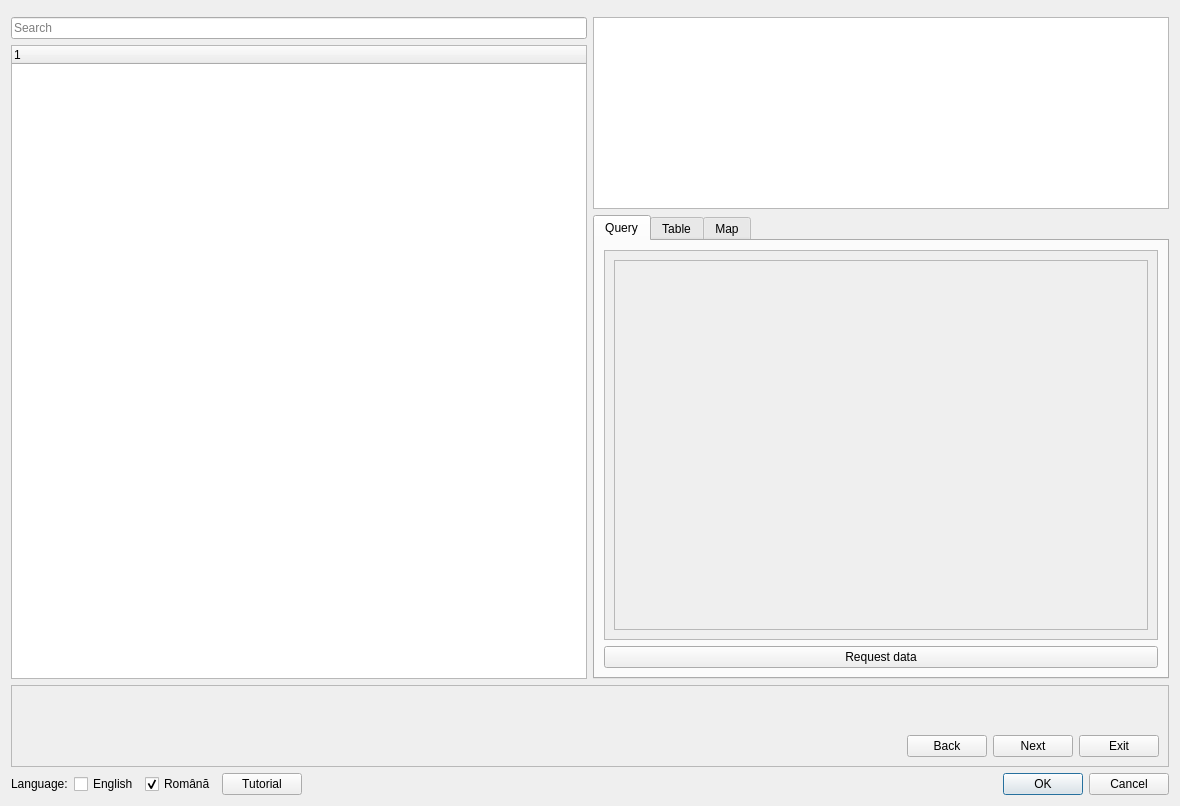
<?xml version="1.0" encoding="UTF-8"?>
<ui version="4.0">
 <class>QDialog</class>
 <widget class="QDialog" name="QDialog">
  <property name="geometry">
   <rect>
    <x>0</x>
    <y>0</y>
    <width>1180</width>
    <height>751</height>
   </rect>
  </property>
  <property name="sizePolicy">
   <sizepolicy hsizetype="Expanding" vsizetype="Preferred">
    <horstretch>0</horstretch>
    <verstretch>0</verstretch>
   </sizepolicy>
  </property>
  <property name="windowTitle">
   <string notr="true">QTempo</string>
  </property>
  <layout class="QVBoxLayout" name="verticalLayout_4">
   <item>
    <widget class="QgsMessageBar" name="messageBar"/>
   </item>
   <item>
    <layout class="QHBoxLayout" name="horizontalLayout">
     <item>
      <layout class="QVBoxLayout" name="verticalLayout">
       <item>
        <widget class="QLineEdit" name="lineEditSearch">
         <property name="placeholderText">
          <string>Search</string>
         </property>
        </widget>
       </item>
       <item>
        <widget class="QTreeWidget" name="treeWidgetTableOfContents">
         <property name="sizePolicy">
          <sizepolicy hsizetype="MinimumExpanding" vsizetype="MinimumExpanding">
           <horstretch>0</horstretch>
           <verstretch>0</verstretch>
          </sizepolicy>
         </property>
         <property name="minimumSize">
          <size>
           <width>450</width>
           <height>0</height>
          </size>
         </property>
         <property name="horizontalScrollBarPolicy">
          <enum>Qt::ScrollBarAsNeeded</enum>
         </property>
         <column>
          <property name="text">
           <string/>
          </property>
         </column>
        </widget>
       </item>
      </layout>
     </item>
     <item>
      <layout class="QVBoxLayout" name="verticalLayout_2">
       <item>
        <widget class="QListWidget" name="listWidgetMatrices">
         <property name="sizePolicy">
          <sizepolicy hsizetype="MinimumExpanding" vsizetype="MinimumExpanding">
           <horstretch>0</horstretch>
           <verstretch>0</verstretch>
          </sizepolicy>
         </property>
         <property name="minimumSize">
          <size>
           <width>0</width>
           <height>0</height>
          </size>
         </property>
         <property name="maximumSize">
          <size>
           <width>16777215</width>
           <height>200</height>
          </size>
         </property>
         <property name="lineWidth">
          <number>1</number>
         </property>
         <property name="itemAlignment">
          <set>Qt::AlignLeading</set>
         </property>
        </widget>
       </item>
       <item>
        <widget class="QTabWidget" name="tabWidgetMatrix">
         <property name="enabled">
          <bool>true</bool>
         </property>
         <property name="toolTip">
          <string/>
         </property>
         <property name="currentIndex">
          <number>0</number>
         </property>
         <property name="tabBarAutoHide">
          <bool>false</bool>
         </property>
         <widget class="QWidget" name="tab">
          <attribute name="title">
           <string>Query</string>
          </attribute>
          <layout class="QVBoxLayout" name="verticalLayout_3">
           <item>
            <widget class="QScrollArea" name="scrollAreaQuery">
             <property name="horizontalScrollBarPolicy">
              <enum>Qt::ScrollBarAsNeeded</enum>
             </property>
             <property name="widgetResizable">
              <bool>true</bool>
             </property>
             <widget class="QWidget" name="scrollAreaWidgetContents">
              <property name="geometry">
               <rect>
                <x>0</x>
                <y>0</y>
                <width>551</width>
                <height>408</height>
               </rect>
              </property>
              <layout class="QGridLayout" name="gridLayout_4">
               <item row="0" column="0">
                <widget class="QFrame" name="frameQuery">
                 <property name="frameShape">
                  <enum>QFrame::StyledPanel</enum>
                 </property>
                 <property name="frameShadow">
                  <enum>QFrame::Raised</enum>
                 </property>
                </widget>
               </item>
              </layout>
             </widget>
            </widget>
           </item>
           <item>
            <widget class="QPushButton" name="pushButtonRequestData">
             <property name="text">
              <string>Request data</string>
             </property>
            </widget>
           </item>
          </layout>
         </widget>
         <widget class="QWidget" name="tab_2">
          <attribute name="title">
           <string>Table</string>
          </attribute>
          <layout class="QGridLayout" name="gridLayout_3">
           <item row="0" column="0">
            <widget class="QgsCollapsibleGroupBox" name="mGroupBoxTableOptions">
             <property name="title">
              <string>Options</string>
             </property>
             <layout class="QVBoxLayout" name="verticalLayout_5">
              <item>
               <widget class="QFrame" name="frameTableOptions"/>
              </item>
              <item>
               <widget class="QLabel" name="labelTableSummary">
                <property name="text">
                 <string/>
                </property>
                <property name="wordWrap">
                 <bool>true</bool>
                </property>
               </widget>
              </item>
             </layout>
            </widget>
           </item>
           <item row="1" column="0">
            <widget class="QTableView" name="tableViewMatrix">
             <property name="sizePolicy">
              <sizepolicy hsizetype="Expanding" vsizetype="Expanding">
               <horstretch>0</horstretch>
               <verstretch>1</verstretch>
              </sizepolicy>
             </property>
            </widget>
           </item>
           <item row="2" column="0">
            <widget class="QPushButton" name="pushButtonAddTableLayer">
             <property name="text">
              <string>Add table layer</string>
             </property>
            </widget>
           </item>
          </layout>
         </widget>
         <widget class="QWidget" name="tab_3">
          <property name="enabled">
           <bool>true</bool>
          </property>
          <property name="toolTip">
           <string>This tab is enabled when the queried data has territorial units (country, macroregions, development regions, counties or localities).</string>
          </property>
          <attribute name="title">
           <string>Map</string>
          </attribute>
          <attribute name="toolTip">
           <string>This tab is enabled when the queried data has territorial units (country, macroregions, development regions, counties or localities).</string>
          </attribute>
          <layout class="QGridLayout" name="gridLayout_5">
           <item row="0" column="0">
            <widget class="QLabel" name="labelMapLevels">
             <property name="text">
              <string/>
             </property>
             <property name="wordWrap">
              <bool>true</bool>
             </property>
            </widget>
           </item>
           <item row="1" column="0">
            <widget class="QgsCollapsibleGroupBox" name="mGroupBoxServices">
             <property name="enabled">
              <bool>true</bool>
             </property>
             <property name="title">
              <string>Services</string>
             </property>
             <layout class="QGridLayout" name="gridLayout_6">
              <item row="0" column="0">
               <widget class="QListWidget" name="listWidgetServices">
                <property name="enabled">
                 <bool>true</bool>
                </property>
               </widget>
              </item>
              <item row="1" column="0">
               <widget class="QPushButton" name="pushButtonServiceInformation">
                <property name="text">
                 <string>Information</string>
                </property>
               </widget>
              </item>
             </layout>
            </widget>
           </item>
           <item row="2" column="0">
            <widget class="QgsCollapsibleGroupBox" name="mGroupBoxGisco">
             <property name="title">
              <string notr="true">GISCO NUTS</string>
             </property>
             <layout class="QGridLayout" name="gridLayout_8">
              <item row="0" column="0">
               <widget class="QLabel" name="labelGiscoYear">
                <property name="text">
                 <string>Year</string>
                </property>
               </widget>
              </item>
              <item row="0" column="1">
               <widget class="QComboBox" name="comboBoxGiscoYear"/>
              </item>
              <item row="1" column="0">
               <widget class="QLabel" name="labelGiscoScale">
                <property name="text">
                 <string>Scale</string>
                </property>
               </widget>
              </item>
              <item row="1" column="1">
               <widget class="QComboBox" name="comboBoxGiscoScale"/>
              </item>
              <item row="2" column="0">
               <widget class="QLabel" name="labelGiscoProjection">
                <property name="text">
                 <string>Projection (EPSG)</string>
                </property>
               </widget>
              </item>
              <item row="2" column="1">
               <widget class="QComboBox" name="comboBoxGiscoProjection"/>
              </item>
              <item row="3" column="0" colspan="2">
               <layout class="QHBoxLayout" name="horizontalLayout_4">
                <item>
                 <widget class="QPushButton" name="pushButtonValidateJoin">
                  <property name="text">
                   <string>Validate join</string>
                  </property>
                 </widget>
                </item>
                <item>
                 <widget class="QPushButton" name="pushButtonJoinReport">
                  <property name="enabled">
                   <bool>false</bool>
                  </property>
                  <property name="text">
                   <string>View join report</string>
                  </property>
                 </widget>
                </item>
                <item>
                 <widget class="QLabel" name="labelJoinStatus">
                  <property name="sizePolicy">
                   <sizepolicy hsizetype="Expanding" vsizetype="Preferred">
                    <horstretch>0</horstretch>
                    <verstretch>0</verstretch>
                   </sizepolicy>
                  </property>
                  <property name="text">
                   <string/>
                  </property>
                  <property name="wordWrap">
                   <bool>true</bool>
                  </property>
                 </widget>
                </item>
               </layout>
              </item>
              <item row="4" column="0" colspan="2">
               <widget class="QTableWidget" name="tableWidgetDownloads">
                <property name="editTriggers">
                 <set>QAbstractItemView::NoEditTriggers</set>
                </property>
               </widget>
              </item>
             </layout>
            </widget>
           </item>
           <item row="4" column="0">
            <widget class="QPushButton" name="pushButtonAddVectorLayer">
             <property name="text">
              <string>Add vector layer</string>
             </property>
            </widget>
           </item>
          </layout>
         </widget>
        </widget>
       </item>
      </layout>
     </item>
   </layout>
  </item>
  <item>
   <widget class="QFrame" name="tutorialPanel">
    <property name="visible">
     <bool>false</bool>
    </property>
    <property name="frameShape">
     <enum>QFrame::StyledPanel</enum>
    </property>
    <layout class="QVBoxLayout" name="tutorialLayout">
     <item>
      <widget class="QLabel" name="labelTutorialStep">
       <property name="wordWrap">
        <bool>true</bool>
       </property>
      </widget>
     </item>
     <item>
      <widget class="QLabel" name="labelTutorialText">
       <property name="wordWrap">
        <bool>true</bool>
       </property>
      </widget>
     </item>
     <item>
      <layout class="QHBoxLayout" name="tutorialButtonsLayout">
       <item>
        <spacer name="tutorialSpacer">
         <property name="orientation"><enum>Qt::Horizontal</enum></property>
         <property name="sizeHint" stdset="0">
          <size><width>40</width><height>20</height></size>
         </property>
        </spacer>
       </item>
       <item><widget class="QPushButton" name="pushButtonTutorialBack">
        <property name="text"><string>Back</string></property>
       </widget></item>
       <item><widget class="QPushButton" name="pushButtonTutorialNext">
        <property name="text"><string>Next</string></property>
       </widget></item>
       <item><widget class="QPushButton" name="pushButtonTutorialExit">
        <property name="text"><string>Exit</string></property>
       </widget></item>
      </layout>
     </item>
    </layout>
   </widget>
  </item>
  <item>
   <layout class="QHBoxLayout" name="horizontalLayout_3">
     <item>
      <layout class="QHBoxLayout" name="horizontalLayout_2">
       <item>
        <widget class="QLabel" name="label">
         <property name="text">
          <string>Language:</string>
         </property>
        </widget>
       </item>
       <item>
        <widget class="QCheckBox" name="checkBoxEnglish">
         <property name="text">
          <string notr="true">English</string>
         </property>
         <property name="autoExclusive">
          <bool>true</bool>
         </property>
        </widget>
       </item>
       <item>
        <widget class="QCheckBox" name="checkBoxRomanian">
         <property name="text">
          <string notr="true">Română</string>
         </property>
         <property name="checked">
          <bool>true</bool>
         </property>
         <property name="autoExclusive">
          <bool>true</bool>
         </property>
        </widget>
       </item>
       <item>
        <widget class="QPushButton" name="pushButtonTutorial">
         <property name="text"><string>Tutorial</string></property>
        </widget>
       </item>
       <item>
        <spacer name="horizontalSpacer">
         <property name="orientation">
          <enum>Qt::Horizontal</enum>
         </property>
         <property name="sizeHint" stdset="0">
          <size>
           <width>40</width>
           <height>20</height>
          </size>
         </property>
        </spacer>
       </item>
      </layout>
     </item>
     <item>
      <widget class="QDialogButtonBox" name="buttonBox">
       <property name="orientation">
        <enum>Qt::Horizontal</enum>
       </property>
       <property name="standardButtons">
        <set>QDialogButtonBox::Cancel|QDialogButtonBox::Ok</set>
       </property>
      </widget>
     </item>
    </layout>
   </item>
  </layout>
 </widget>
 <customwidgets>
  <customwidget>
   <class>QgsCollapsibleGroupBox</class>
   <extends>QGroupBox</extends>
   <header>qgscollapsiblegroupbox.h</header>
   <container>1</container>
  </customwidget>
  <customwidget>
   <class>QgsMessageBar</class>
   <extends>QFrame</extends>
   <header>qgsmessagebar.h</header>
  </customwidget>
 </customwidgets>
 <resources/>
 <connections>
  <connection>
   <sender>buttonBox</sender>
   <signal>accepted()</signal>
   <receiver>QDialog</receiver>
   <slot>accept()</slot>
   <hints>
    <hint type="sourcelabel">
     <x>248</x>
     <y>254</y>
    </hint>
    <hint type="destinationlabel">
     <x>157</x>
     <y>274</y>
    </hint>
   </hints>
  </connection>
  <connection>
   <sender>buttonBox</sender>
   <signal>rejected()</signal>
   <receiver>QDialog</receiver>
   <slot>reject()</slot>
   <hints>
    <hint type="sourcelabel">
     <x>316</x>
     <y>260</y>
    </hint>
    <hint type="destinationlabel">
     <x>286</x>
     <y>274</y>
    </hint>
   </hints>
  </connection>
 </connections>
</ui>
